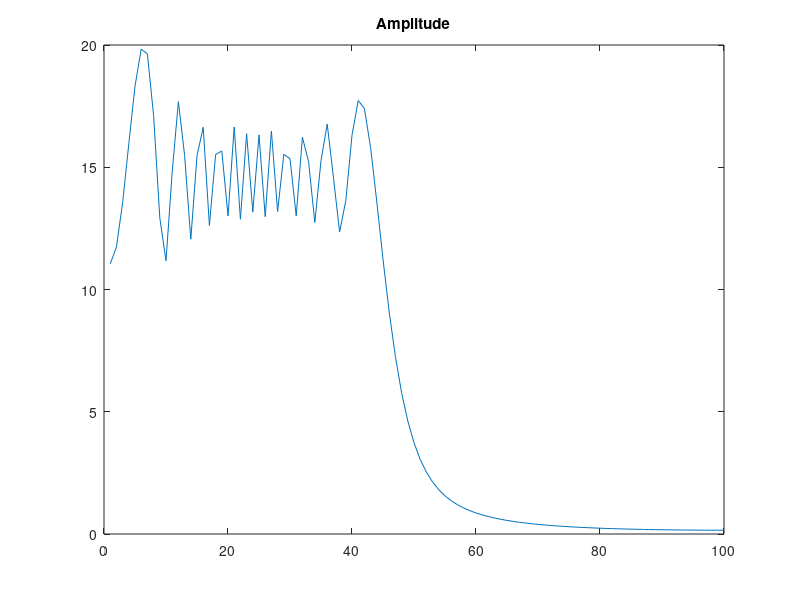
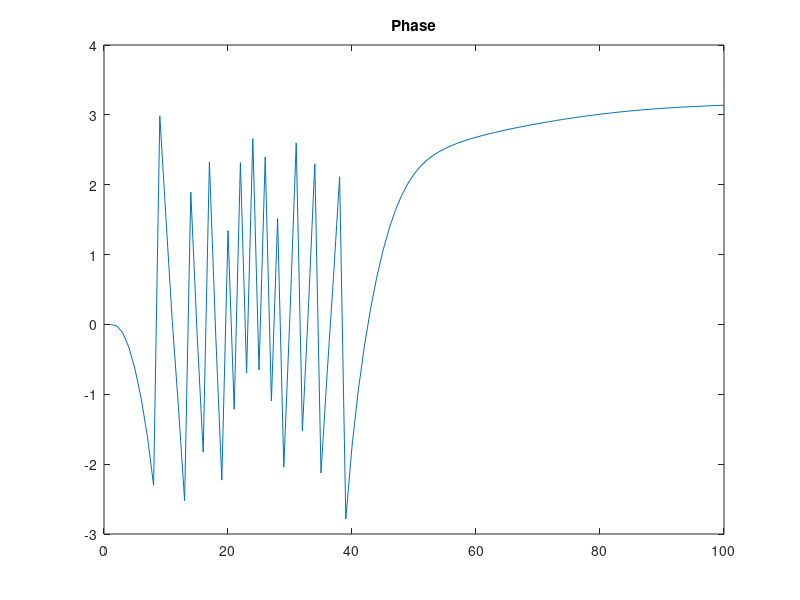

MATLAB code to generate these figures, in order: (Note: this script raises an error after producing the figures.)
clear all
close all
%% 2)
%% a) Wavelet Transformation of a chirp signal ----------------------------------
%---------------------------------------------------------------
%---------------------------------------------------------------
% wavelet transform of a chirp signal 
x=linspace(0,6,200)
signal = cos(4*x.*x);
amplitude = abs(fft(signal))
figure
plot(amplitude(1:length(amplitude)/2))
title('Amplitude')
figure
phase = angle(fft(signal)); %phase(fft(signal))
plot(phase(1:length(phase)/2));
title('Phase')

%% Perform the discrete wavelet transform (DWT) at level 5 using the Haar wavelet.
%--------------------------------------------------------------------------
lev   = 9;
wname = 'db1'; % other choices: 
%wname ='haar'; % or 
nbcol = 64;
[b,a] = wavedec(signal,lev,wname);
%% b) Expand discrete wavelet coefficients for plot. -----------
%---------------------------------------------------------------
%---------------------------------------------------------------
len = length(signal);
cfd = zeros(lev,len);
for k = 1:lev
    d = detcoef(b,a,k); %extracts the detail coefficients
    % at level N from the wavelet decomposition structure
    d = d(:)';
    d = d(ones(1,2^k),:);
    cfd(k,:) = wkeep1(d(:)',len); % extracts the vector Y 
    % from the vector X. The length of Y is L.
end
cfd =  cfd(:);
I = find(abs(cfd)<sqrt(eps));
cfd(I) = zeros(size(I));
cfd    = reshape(cfd,lev,len);
cfd = wcodemat(cfd,nbcol,'row'); % Extended pseudocolor matrix scaling.
%% Plots 
figure
h211 = subplot(3,1,1);
h211.XTick = [];
plot(signal,'r');
title('Analyzed signal.');
ax = gca;
ax.XLim = [1 length(signal)];%the signal and the expanded discrete wavelet co
subplot(3,1,2);
colormap(cool(128));
image(cfd);
tics = 1:lev;
labs = int2str(tics');
ax = gca;
ax.YTickLabelMode = 'manual';
ax.YDir = 'normal';
ax.Box = 'On';
ax.YTick = tics;
ax.YTickLabel = labs;
title('Discrete Transform, absolute coefficients.');
ylabel('Level');
